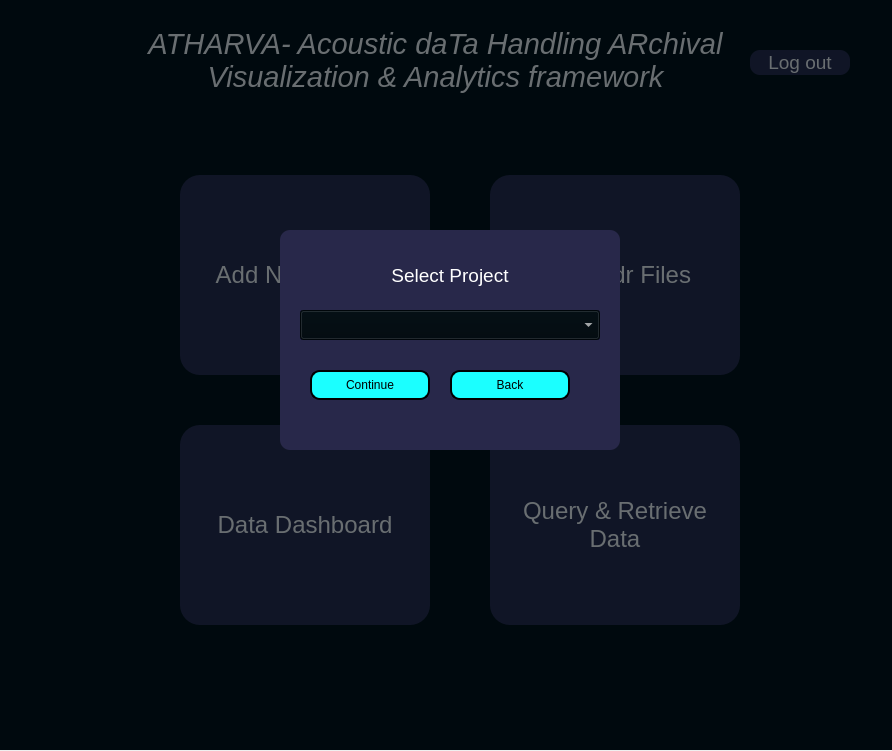
<?xml version="1.0" encoding="UTF-8"?>
<ui version="4.0">
 <class>Dialog</class>
 <widget class="QDialog" name="Dialog">
  <property name="geometry">
   <rect>
    <x>0</x>
    <y>0</y>
    <width>892</width>
    <height>751</height>
   </rect>
  </property>
  <property name="windowTitle">
   <string>Dialog</string>
  </property>
  <widget class="QWidget" name="widget" native="true">
   <property name="geometry">
    <rect>
     <x>0</x>
     <y>0</y>
     <width>892</width>
     <height>750</height>
    </rect>
   </property>
   <property name="styleSheet">
    <string notr="true">QWidget#widget{background-color: rgba(0,9,14,255);}
</string>
   </property>
   <widget class="QWidget" name="pop_up" native="true">
    <property name="geometry">
     <rect>
      <x>0</x>
      <y>0</y>
      <width>892</width>
      <height>750</height>
     </rect>
    </property>
    <property name="styleSheet">
     <string notr="true">QWidget#pop_up{background-color: rgba(0,9,14,150);}
</string>
    </property>
    <widget class="QWidget" name="widget_2" native="true">
     <property name="geometry">
      <rect>
       <x>280</x>
       <y>230</y>
       <width>340</width>
       <height>220</height>
      </rect>
     </property>
     <property name="styleSheet">
      <string notr="true">QWidget#widget_2{
border-radius : 10px;
background-color: rgba(40,40,74,255);
}</string>
     </property>
     <widget class="QLabel" name="label_2">
      <property name="geometry">
       <rect>
        <x>0</x>
        <y>20</y>
        <width>340</width>
        <height>51</height>
       </rect>
      </property>
      <property name="font">
       <font>
        <pointsize>14</pointsize>
       </font>
      </property>
      <property name="styleSheet">
       <string notr="true">color: rgb(255, 255, 255);</string>
      </property>
      <property name="text">
       <string>Select Project</string>
      </property>
      <property name="alignment">
       <set>Qt::AlignCenter</set>
      </property>
      <property name="wordWrap">
       <bool>true</bool>
      </property>
     </widget>
     <widget class="QComboBox" name="comboBox">
      <property name="geometry">
       <rect>
        <x>20</x>
        <y>80</y>
        <width>300</width>
        <height>30</height>
       </rect>
      </property>
      <property name="styleSheet">
       <string notr="true">background-color: rgb(0,9,14);
color: rgb(255, 255, 255);</string>
      </property>
     </widget>
     <widget class="QPushButton" name="cont">
      <property name="geometry">
       <rect>
        <x>30</x>
        <y>140</y>
        <width>120</width>
        <height>30</height>
       </rect>
      </property>
      <property name="styleSheet">
       <string notr="true">QPushButton#cont{border: 2px solid black;
border-radius :10px;
color: rgb(0,0,0);
background-color: rgba(27,255,255,255);}
QPushButton#cont::hover{border: 1px solid black;
font: 12pt &quot;Ubuntu&quot;;}</string>
      </property>
      <property name="text">
       <string>Continue</string>
      </property>
     </widget>
     <widget class="QPushButton" name="back">
      <property name="geometry">
       <rect>
        <x>170</x>
        <y>140</y>
        <width>120</width>
        <height>30</height>
       </rect>
      </property>
      <property name="styleSheet">
       <string notr="true">QPushButton#back{border: 2px solid black;
border-radius :10px;
color: rgb(0,0,0);
background-color: rgba(27,255,255,255);}
QPushButton#cont::hover{border: 1px solid black;
font: 12pt &quot;Ubuntu&quot;;}</string>
      </property>
      <property name="text">
       <string>Back</string>
      </property>
     </widget>
    </widget>
   </widget>
   <widget class="QPushButton" name="input">
    <property name="geometry">
     <rect>
      <x>490</x>
      <y>175</y>
      <width>250</width>
      <height>200</height>
     </rect>
    </property>
    <property name="font">
     <font>
      <pointsize>18</pointsize>
     </font>
    </property>
    <property name="styleSheet">
     <string notr="true">QPushButton#input{color: rgb(255, 255, 255);
background-color: rgba(40,40,74,255);
border-top-left-radius :20px;
border-top-right-radius : 20px; 
border-bottom-left-radius : 20px;
border-bottom-right-radius : 20px;}
QPushButton#input::hover{
color: rgb(0, 0, 0);
background-color: rgba(27,255,255,225);
font: 20pt &quot;Ubuntu&quot;;}
</string>
    </property>
    <property name="text">
     <string>Load gdr Files</string>
    </property>
   </widget>
   <widget class="QPushButton" name="dashboard">
    <property name="geometry">
     <rect>
      <x>180</x>
      <y>425</y>
      <width>250</width>
      <height>200</height>
     </rect>
    </property>
    <property name="font">
     <font>
      <pointsize>18</pointsize>
     </font>
    </property>
    <property name="styleSheet">
     <string notr="true">QPushButton#dashboard{color: rgb(255, 255, 255);
background-color: rgba(40,40,74,255);
border-top-left-radius :20px;
border-top-right-radius : 20px; 
border-bottom-left-radius : 20px;
border-bottom-right-radius : 20px;}
QPushButton#dashboard::hover{
color: rgb(0, 0, 0);
background-color: rgba(27,255,255,225);
font: 20pt &quot;Ubuntu&quot;;}
</string>
    </property>
    <property name="text">
     <string>Data Dashboard</string>
    </property>
   </widget>
   <widget class="QPushButton" name="add">
    <property name="geometry">
     <rect>
      <x>180</x>
      <y>175</y>
      <width>250</width>
      <height>200</height>
     </rect>
    </property>
    <property name="font">
     <font>
      <pointsize>18</pointsize>
     </font>
    </property>
    <property name="styleSheet">
     <string notr="true">QPushButton#add{color: rgb(255, 255, 255);
background-color: rgba(40,40,74,255);
border-top-left-radius :20px;
border-top-right-radius : 20px; 
border-bottom-left-radius : 20px;
border-bottom-right-radius : 20px;}
QPushButton#add::hover{
color: rgb(0,0,0);
background-color: rgba(27,255,255,225);
font: 20pt &quot;Ubuntu&quot;;}
</string>
    </property>
    <property name="text">
     <string>Add New Project</string>
    </property>
   </widget>
   <widget class="QPushButton" name="visualize">
    <property name="geometry">
     <rect>
      <x>490</x>
      <y>425</y>
      <width>250</width>
      <height>200</height>
     </rect>
    </property>
    <property name="font">
     <font>
      <pointsize>18</pointsize>
     </font>
    </property>
    <property name="styleSheet">
     <string notr="true">QPushButton#visualize{color: rgb(255, 255, 255);
background-color: rgba(40,40,74,255);

border-top-left-radius :20px;
border-top-right-radius : 20px; 
border-bottom-left-radius : 20px;
border-bottom-right-radius : 20px;}
QPushButton#visualize::hover{
color: rgb(0, 0, 0);
background-color: rgba(27,255,255,225);
font: 20pt &quot;Ubuntu&quot;;}
</string>
    </property>
    <property name="text">
     <string>Query &amp;&amp; Retrieve
Data</string>
    </property>
   </widget>
   <widget class="QLabel" name="label_3">
    <property name="geometry">
     <rect>
      <x>130</x>
      <y>10</y>
      <width>611</width>
      <height>100</height>
     </rect>
    </property>
    <property name="font">
     <font>
      <pointsize>22</pointsize>
      <weight>50</weight>
      <italic>true</italic>
      <bold>false</bold>
     </font>
    </property>
    <property name="styleSheet">
     <string notr="true">color: rgb(255, 255, 255) ;</string>
    </property>
    <property name="text">
     <string>ATHARVA- Acoustic daTa Handling ARchival Visualization &amp; Analytics framework</string>
    </property>
    <property name="alignment">
     <set>Qt::AlignCenter</set>
    </property>
    <property name="wordWrap">
     <bool>true</bool>
    </property>
   </widget>
   <widget class="QLabel" name="label_9">
    <property name="geometry">
     <rect>
      <x>20</x>
      <y>10</y>
      <width>111</width>
      <height>100</height>
     </rect>
    </property>
    <property name="sizePolicy">
     <sizepolicy hsizetype="Expanding" vsizetype="Expanding">
      <horstretch>0</horstretch>
      <verstretch>0</verstretch>
     </sizepolicy>
    </property>
    <property name="minimumSize">
     <size>
      <width>10</width>
      <height>10</height>
     </size>
    </property>
    <property name="text">
     <string/>
    </property>
    <property name="pixmap">
     <pixmap>drdo-npol.png</pixmap>
    </property>
    <property name="scaledContents">
     <bool>true</bool>
    </property>
   </widget>
   <widget class="QPushButton" name="logout">
    <property name="geometry">
     <rect>
      <x>750</x>
      <y>50</y>
      <width>100</width>
      <height>25</height>
     </rect>
    </property>
    <property name="minimumSize">
     <size>
      <width>30</width>
      <height>0</height>
     </size>
    </property>
    <property name="font">
     <font>
      <pointsize>14</pointsize>
     </font>
    </property>
    <property name="styleSheet">
     <string notr="true">QPushButton#logout{color: rgb(255,255,255);
background-color: rgba(40,40,74,255);
border-color: rgba(0,9,14,255);
border-radius :10px;}
QPushButton#logout::hover{
color: rgb(0,0,0);
background-color: rgba(27,255,255,255);
font: 16pt &quot;Ubuntu&quot;;}
</string>
    </property>
    <property name="text">
     <string>Log out</string>
    </property>
   </widget>
   <zorder>input</zorder>
   <zorder>dashboard</zorder>
   <zorder>add</zorder>
   <zorder>visualize</zorder>
   <zorder>label_3</zorder>
   <zorder>label_9</zorder>
   <zorder>logout</zorder>
   <zorder>pop_up</zorder>
  </widget>
 </widget>
 <resources/>
 <connections/>
</ui>
